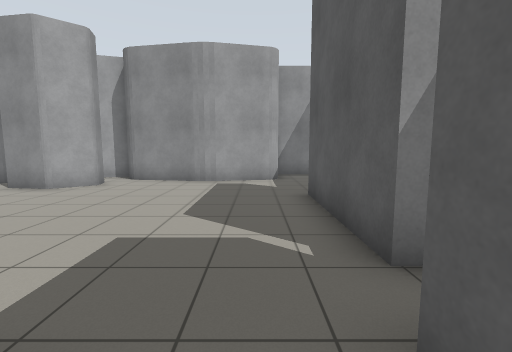
view 1 (above)

16 first-person views from a walk through a Gazebo world. The camera is 1.2 m above the floor, tilts 6° down and sees 90° across. The floor is counted in squares, 1 m on a side. Each view is taken from the middle of a square. On the plan, view 1 faces up. The plan holds only what a view shows up to about 12 squares ahead; the rest is blank.

view 2
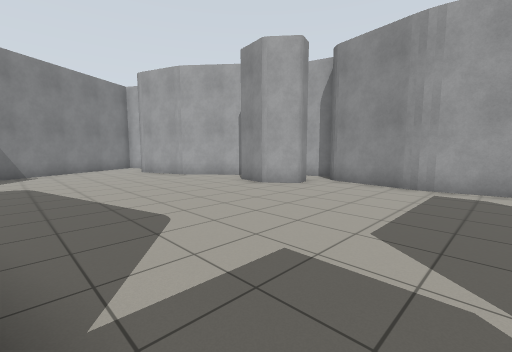

view 3
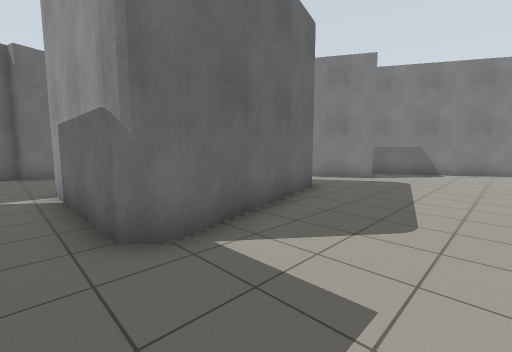

view 4
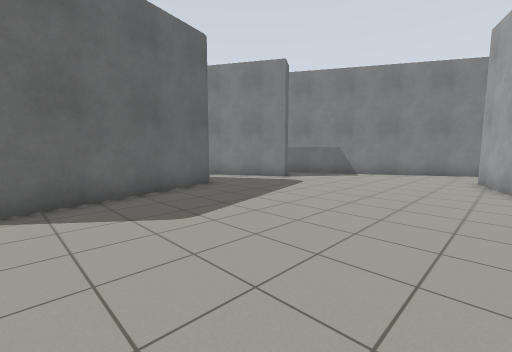

view 5
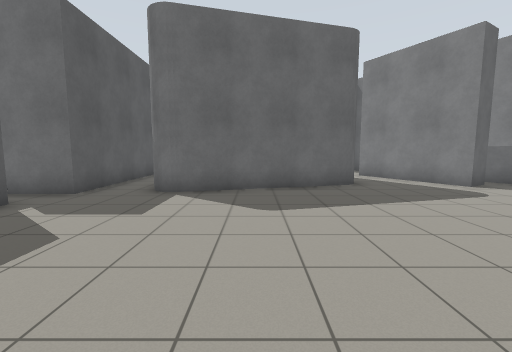

view 6
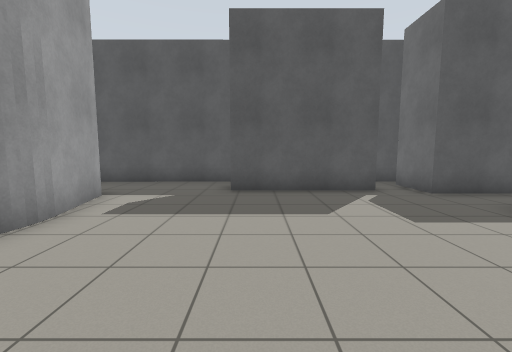

view 7
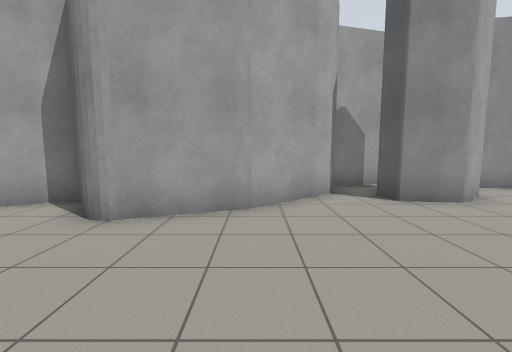

view 8
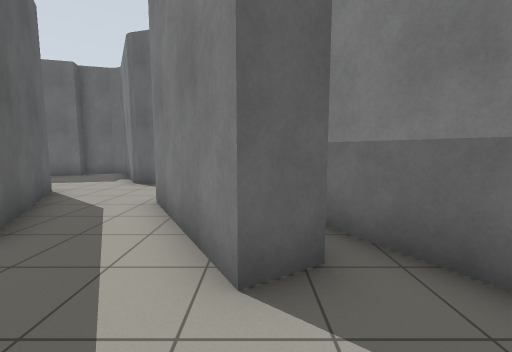

view 9
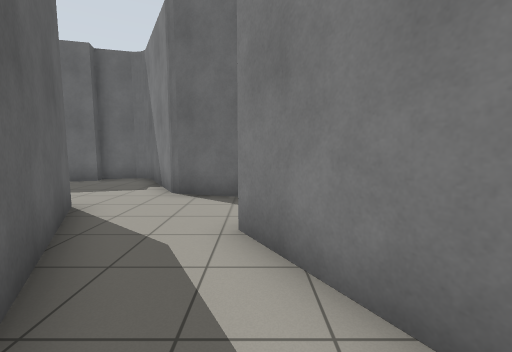

view 10
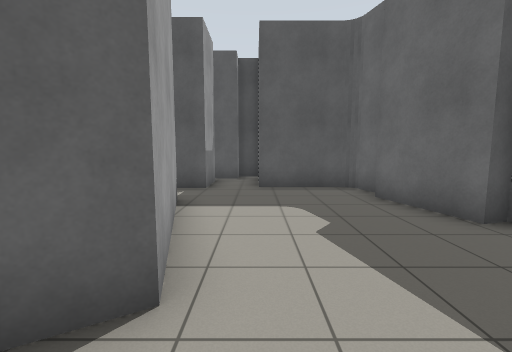

view 11
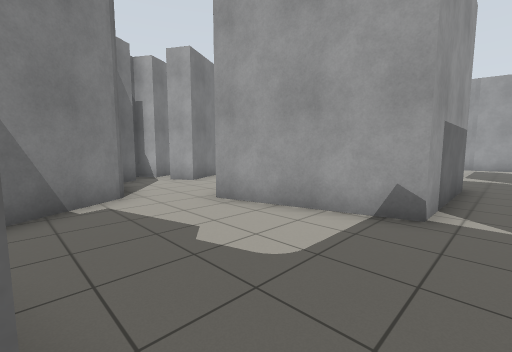

view 12
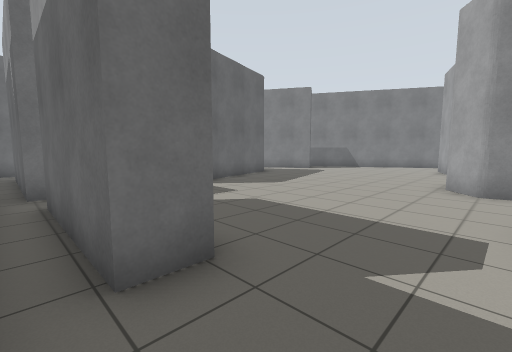

view 13
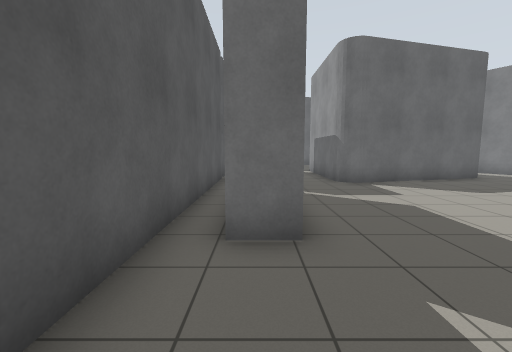

view 14
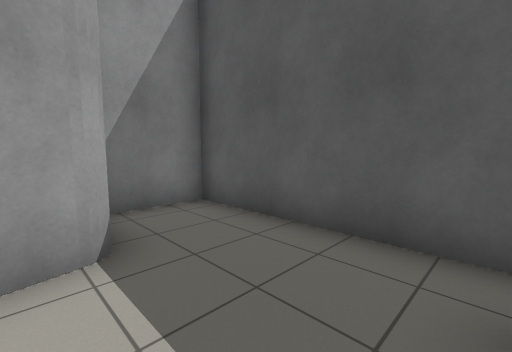

view 15
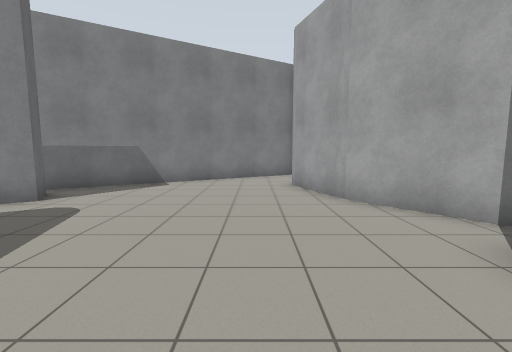

view 16
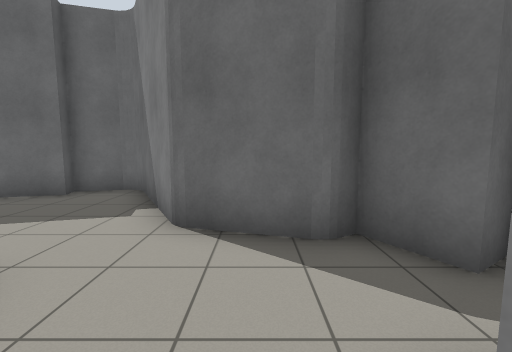

### Floor plan
Ten units are one square. View 1 is at (0, 0); x grows to the right and y downward. Boxes are objects, and circles mark ways between rooms. Rooms are numbered by the first view taken in them; rooms with no view inside come last. Other rooms are left out.
<svg viewBox="-175 -127 222 237">
<path fill="none" stroke="#000" d="M-70 5 -17 -9M-54 -91 -53 -85 -63 -76 -78 -79 -80 -85M-9 -5 -9 41M-89 -89 -111 -71 -135 -62M8 -12 26 -12 26 45 8 45 8 -12M-16 -96 -21 -96M14 -25 14 -67 24 -67 24 -25M-108 -73 -113 -70M6 -100 -19 -95 -47 -100M-118 6 -108 1 -87 37M34 5 34 -122 12 -122M-150 -80 -163 -72M10 61 31 61M-170 -67 -120 20M35 53 35 43M42 61 42 52M-42 105 -29 102 -30 97 -6 90 -5 95 7 92M-9 41 -51 53 -72 16M-88 63 -67 69 -48 102M10 86 10 61M-87 37 -97 43M-108 58 -101 53 -94 66M-107 43 -114 48"/>
<circle cx="-80" cy="30" r="3" fill="#2a7"/>
<circle cx="0" cy="40" r="3" fill="#2a7"/>
<circle cx="15" cy="50" r="3" fill="#2a7"/>
<text x="-50" y="-40">1</text>
<text x="-40" y="70">2</text>
</svg>
Room 1 opens to room 2.

Where each view was taken, in squares from view 1:
view 1: 0 up, 0 right, facing up
view 2: 1 up, 0 right, facing up-left
view 3: 4 up, 0 right, facing down-left
view 4: 7 up, 2 left, facing down-left
view 5: 8 up, 4 left, facing down
view 6: 6 up, 6 left, facing right
view 7: 2 up, 11 left, facing up
view 8: 2 up, 11 left, facing down
view 9: 0 up, 9 left, facing down
view 10: 6 down, 7 left, facing right
view 11: 9 down, 0 right, facing up-left
view 12: 9 up, 3 right, facing down-left
view 13: 10 up, 2 right, facing down
view 14: 7 up, 0 right, facing up-right
view 15: 5 up, 5 left, facing left
view 16: 3 down, 8 left, facing down
